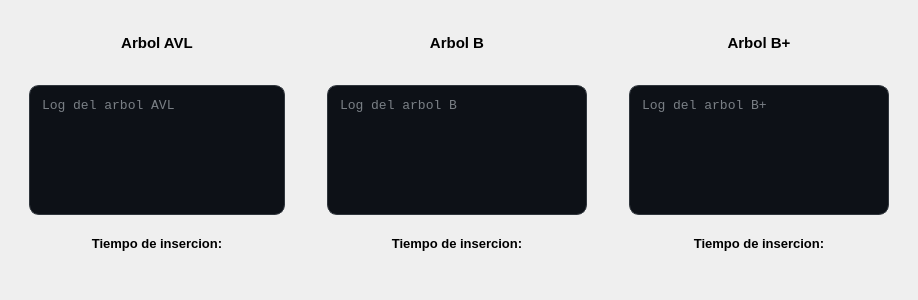
    <widget class="QWidget" name="widget" native="true">
     <property name="minimumSize">
      <size>
       <width>450</width>
       <height>300</height>
      </size>
     </property>
     <property name="maximumSize">
      <size>
       <width>16777215</width>
       <height>300</height>
      </size>
     </property>
     <property name="styleSheet">
      <string notr="true"/>
     </property>
     <layout class="QHBoxLayout" name="horizontalLayout_2">
      <item>
       <widget class="QWidget" name="widget_content_2" native="true">
        <property name="minimumSize">
         <size>
          <width>290</width>
          <height>260</height>
         </size>
        </property>
        <layout class="QVBoxLayout" name="verticalLayout_6">
         <item>
          <widget class="QLabel" name="labelArbolAvl">
           <property name="minimumSize">
            <size>
             <width>150</width>
             <height>50</height>
            </size>
           </property>
           <property name="maximumSize">
            <size>
             <width>16777215</width>
             <height>50</height>
            </size>
           </property>
           <property name="styleSheet">
            <string notr="true">QLabel#labelArbolAvl {        
 
    color: qlineargradient(x1:0, y1:0, x2:1, y2:1, 
	stop:0 rgb(0, 0, 0), 
	stop:1 rgb(77, 5, 57));

  	 font-size: 15px;
    font-weight: bold;
    font-family: &quot;Segoe UI&quot;, Arial;
    
    background: transparent;
    padding: 2px;
    margin-bottom: 5px;
}

</string>
           </property>
           <property name="text">
            <string>Arbol AVL</string>
           </property>
           <property name="alignment">
            <set>Qt::AlignmentFlag::AlignCenter</set>
           </property>
          </widget>
         </item>
         <item>
          <widget class="QWidget" name="widget_9" native="true">
           <property name="minimumSize">
            <size>
             <width>0</width>
             <height>200</height>
            </size>
           </property>
           <property name="maximumSize">
            <size>
             <width>16777215</width>
             <height>250</height>
            </size>
           </property>
           <layout class="QVBoxLayout" name="verticalLayout_13">
            <item>
             <widget class="QTextEdit" name="textArbolAvl">
              <property name="minimumSize">
               <size>
                <width>150</width>
                <height>100</height>
               </size>
              </property>
              <property name="styleSheet">
               <string notr="true">QTextEdit#textArbolAvl{
    background-color: #0D1117;   
    color: #E6EDF3;               
    border: 1px solid #30363D;     
    border-radius: 10px;          
    padding: 8px;
    font-family: Consolas, monospace;
    font-size: 13px;
}</string>
              </property>
              <property name="placeholderText">
               <string>Log del arbol AVL</string>
              </property>
             </widget>
            </item>
            <item>
             <widget class="QLabel" name="labelTiempoAvl">
              <property name="minimumSize">
               <size>
                <width>250</width>
                <height>50</height>
               </size>
              </property>
              <property name="styleSheet">
               <string notr="true">QLabel#labelTiempoAvl {        
 
    color: qlineargradient(x1:0, y1:0, x2:1, y2:1, 
	stop:0 rgb(0, 0, 0), 
	stop:1 rgb(8, 2, 48));

  	 font-size: 13px;
    font-weight: bold;
    font-family: &quot;Segoe UI&quot;, Arial;
    
    background: transparent;
    padding: 2px;
    margin-bottom: 5px;
}

</string>
              </property>
              <property name="text">
               <string>Tiempo de insercion:</string>
              </property>
              <property name="alignment">
               <set>Qt::AlignmentFlag::AlignCenter</set>
              </property>
             </widget>
            </item>
           </layout>
          </widget>
         </item>
        </layout>
       </widget>
      </item>
      <item>
       <widget class="QWidget" name="widget_content_3" native="true">
        <property name="minimumSize">
         <size>
          <width>290</width>
          <height>260</height>
         </size>
        </property>
        <layout class="QVBoxLayout" name="verticalLayout_5">
         <item>
          <widget class="QLabel" name="labelArbolB">
           <property name="minimumSize">
            <size>
             <width>150</width>
             <height>50</height>
            </size>
           </property>
           <property name="maximumSize">
            <size>
             <width>16777215</width>
             <height>50</height>
            </size>
           </property>
           <property name="styleSheet">
            <string notr="true">QLabel#labelArbolB {        
 
    color: qlineargradient(x1:0, y1:0, x2:1, y2:1, 
	stop:0 rgb(0, 0, 0), 
	stop:1 rgb(77, 5, 57));

  	 font-size: 15px;
    font-weight: bold;
    font-family: &quot;Segoe UI&quot;, Arial;
    
    background: transparent;
    padding: 2px;
    margin-bottom: 5px;
}

</string>
           </property>
           <property name="text">
            <string>Arbol B</string>
           </property>
           <property name="alignment">
            <set>Qt::AlignmentFlag::AlignCenter</set>
           </property>
          </widget>
         </item>
         <item>
          <widget class="QWidget" name="widget_10" native="true">
           <property name="minimumSize">
            <size>
             <width>0</width>
             <height>200</height>
            </size>
           </property>
           <property name="maximumSize">
            <size>
             <width>16777215</width>
             <height>250</height>
            </size>
           </property>
           <layout class="QVBoxLayout" name="verticalLayout_14">
            <item>
             <widget class="QTextEdit" name="textArbolB">
              <property name="minimumSize">
               <size>
                <width>260</width>
                <height>100</height>
               </size>
              </property>
              <property name="styleSheet">
               <string notr="true">QTextEdit#textArbolB{
    background-color: #0D1117;   
    color: #E6EDF3;               
    border: 1px solid #30363D;     
    border-radius: 10px;          
    padding: 8px;
    font-family: Consolas, monospace;
    font-size: 13px;
}</string>
              </property>
              <property name="placeholderText">
               <string>Log del arbol B</string>
              </property>
             </widget>
            </item>
            <item>
             <widget class="QLabel" name="labelTiempoB">
              <property name="minimumSize">
               <size>
                <width>250</width>
                <height>50</height>
               </size>
              </property>
              <property name="styleSheet">
               <string notr="true">QLabel#labelTiempoB {        
 
    color: qlineargradient(x1:0, y1:0, x2:1, y2:1, 
	stop:0 rgb(0, 0, 0), 
	stop:1 rgb(8, 2, 48));

  	 font-size: 13px;
    font-weight: bold;
    font-family: &quot;Segoe UI&quot;, Arial;
    
    background: transparent;
    padding: 2px;
    margin-bottom: 5px;
}

</string>
              </property>
              <property name="text">
               <string>Tiempo de insercion:</string>
              </property>
              <property name="alignment">
               <set>Qt::AlignmentFlag::AlignCenter</set>
              </property>
             </widget>
            </item>
           </layout>
          </widget>
         </item>
        </layout>
       </widget>
      </item>
      <item>
       <widget class="QWidget" name="widget_content_4" native="true">
        <property name="minimumSize">
         <size>
          <width>290</width>
          <height>260</height>
         </size>
        </property>
        <layout class="QVBoxLayout" name="verticalLayout_7">
         <item>
          <widget class="QLabel" name="labelArbolBMas">
           <property name="minimumSize">
            <size>
             <width>150</width>
             <height>50</height>
            </size>
           </property>
           <property name="maximumSize">
            <size>
             <width>16777215</width>
             <height>50</height>
            </size>
           </property>
           <property name="styleSheet">
            <string notr="true">QLabel#labelArbolBMas {        
 
    color: qlineargradient(x1:0, y1:0, x2:1, y2:1, 
	stop:0 rgb(0, 0, 0), 
	stop:1 rgb(77, 5, 57));

  	 font-size: 15px;
    font-weight: bold;
    font-family: &quot;Segoe UI&quot;, Arial;
    
    background: transparent;
    padding: 2px;
    margin-bottom: 5px;
}

</string>
           </property>
           <property name="text">
            <string>Arbol B+</string>
           </property>
           <property name="alignment">
            <set>Qt::AlignmentFlag::AlignCenter</set>
           </property>
          </widget>
         </item>
         <item>
          <widget class="QWidget" name="widget_11" native="true">
           <property name="minimumSize">
            <size>
             <width>0</width>
             <height>200</height>
            </size>
           </property>
           <property name="maximumSize">
            <size>
             <width>16777215</width>
             <height>250</height>
            </size>
           </property>
           <layout class="QVBoxLayout" name="verticalLayout_15">
            <item>
             <widget class="QTextEdit" name="textArbolBMas">
              <property name="minimumSize">
               <size>
                <width>260</width>
                <height>100</height>
               </size>
              </property>
              <property name="styleSheet">
               <string notr="true">QTextEdit#textArbolBMas{
    background-color: #0D1117;   
    color: #E6EDF3;               
    border: 1px solid #30363D;     
    border-radius: 10px;          
    padding: 8px;
    font-family: Consolas, monospace;
    font-size: 13px;
}</string>
              </property>
              <property name="placeholderText">
               <string>Log del arbol B+</string>
              </property>
             </widget>
            </item>
            <item>
             <widget class="QLabel" name="labelTiempoBMas">
              <property name="minimumSize">
               <size>
                <width>250</width>
                <height>50</height>
               </size>
              </property>
              <property name="styleSheet">
               <string notr="true">QLabel#labelTiempoBMas {        
 
    color: qlineargradient(x1:0, y1:0, x2:1, y2:1, 
	stop:0 rgb(0, 0, 0), 
	stop:1 rgb(8, 2, 48));

  	 font-size: 13px;
    font-weight: bold;
    font-family: &quot;Segoe UI&quot;, Arial;
    
    background: transparent;
    padding: 2px;
    margin-bottom: 5px;
}

</string>
              </property>
              <property name="text">
               <string>Tiempo de insercion:</string>
              </property>
              <property name="alignment">
               <set>Qt::AlignmentFlag::AlignCenter</set>
              </property>
             </widget>
            </item>
           </layout>
          </widget>
         </item>
        </layout>
       </widget>
      </item>
     </layout>
    </widget>
